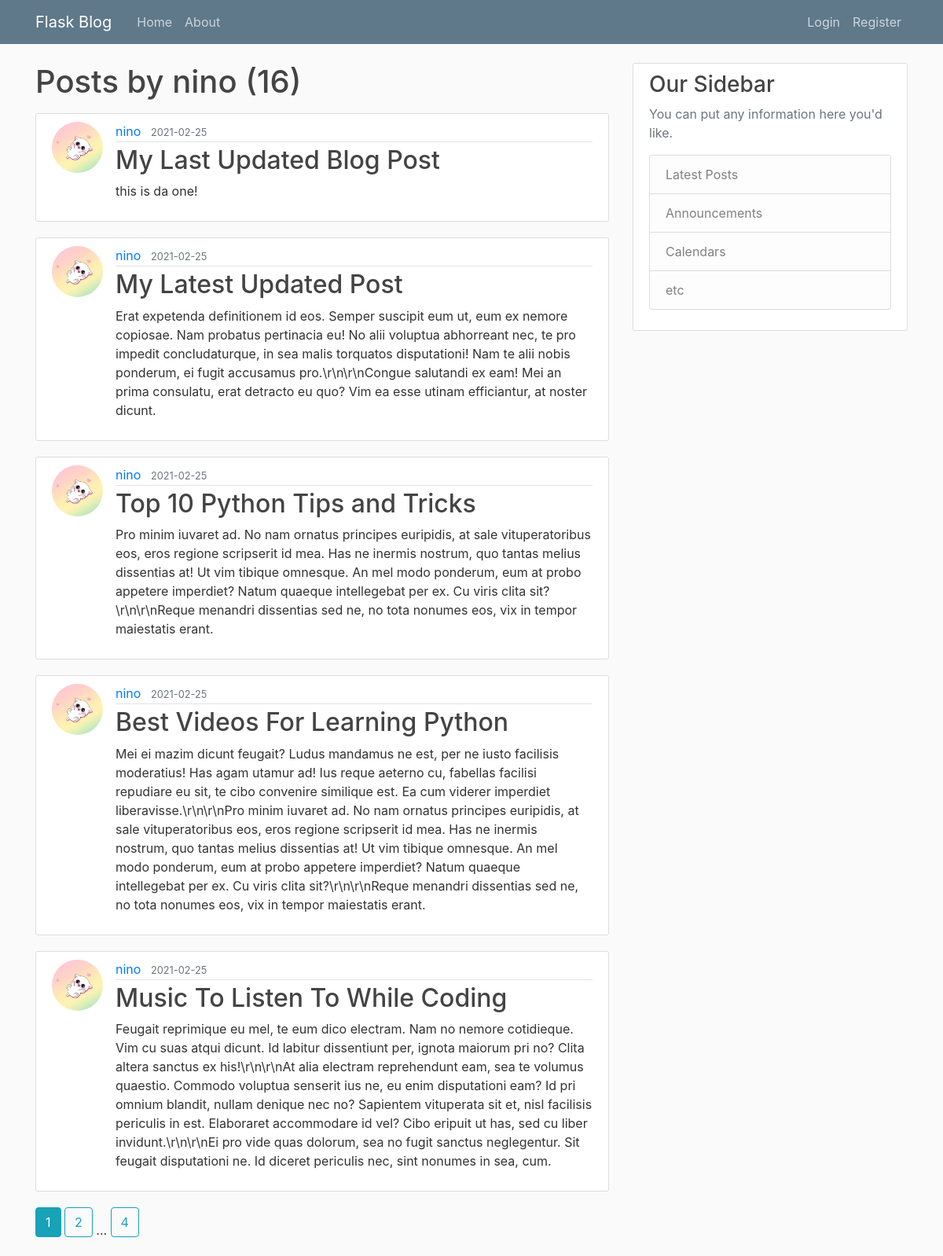
The app's page /user/nino with its own data.
### flaskblog/models.py (models this page shows, shortened)
class User(db.Model, UserMixin):
    id = db.Column(db.Integer, primary_key=True)
    username = db.Column(db.String(20), unique=True, nullable=False)
    email = db.Column(db.String(120), unique=True, nullable=False)
    image_file = db.Column(db.String(20), nullable=False, default='default.jpg')
    password = db.Column(db.String(60), nullable=False)
    posts = db.relationship('Post', backref='author', lazy=True)

class Post(db.Model):
    id = db.Column(db.Integer, primary_key=True)
    title = db.Column(db.String(100), nullable=False)
    date_posted = db.Column(db.DateTime, nullable=False, default=datetime.utcnow)
    content = db.Column(db.Text, nullable=False)
    user_id = db.Column(db.Integer, db.ForeignKey('user.id'), nullable=False)

### flaskblog/users/routes.py (the view)
@users.route('/user/<string:username>')
def user_posts(username):
    page = request.args.get('page', 1, type=int)
    user = User.query.filter_by(username=username).first_or_404()
    posts = Post.query.filter_by(author=user)\
        .order_by(Post.date_posted.desc())\
        .paginate(page=page, per_page=5)
    return render_template('user_posts.html', posts=posts, user=user)

### flaskblog/templates/user_posts.html
{% extends "layout.html" %}
{% block content %}
    <h1 class="mb-3">Posts by {{ user.username }} ({{ posts.total }})</h1>
    {% for post in posts.items %}
        <article class="media content-section">
          <img class="rounded-circle article-img" src="{{ url_for('static', filename='profile_pics/' + post.author.image_file) }}">
          <div class="media-body">
            <div class="article-metadata">
              <a class="mr-2" href="{{ url_for('users.user_posts', username=post.author.username) }}">{{ post.author.username }}</a>
              <small class="text-muted">{{ post.date_posted.strftime('%Y-%m-%d') }}</small>
            </div>
            <h2><a class="article-title" href="{{ url_for('posts.post', post_id=post.id) }}">{{ post.title }}</a></h2>
            <p class="article-content">{{ post.content }}</p>
          </div>
        </article>
    {% endfor %}
    {% for page_num in posts.iter_pages(left_edge=1, right_edge=1, left_current=1, right_current=2) %}
      {% if page_num %}
        {% if posts.page == page_num %}
          <a class="btn btn-info mb-4" href="{{ url_for('users.user_posts', username=user.username, page=page_num) }}">{{ page_num }}</a>
        {% else %}
          <a class="btn btn-outline-info mb-4" href="{{ url_for('users.user_posts', username=user.username, page=page_num) }}">{{ page_num }}</a>
        {% endif %}
      {% else %}
        ...
      {% endif %}
    {% endfor %}
{% endblock content %}

### flaskblog/static/main.css (style rules this page uses)
body { background: #fafafa; color: #333333; margin-top: 5rem; }
h1, h2, h3, h4, h5, h6 { color: #444444; }
.content-section { background: #ffffff; padding: 10px 20px; border: 1px solid #dddddd; border-radius: 3px; margin-bottom: 20px; }
.article-title { color: #444444; }
.article-content { white-space: pre-line; }
.article-img { height: 65px; width: 65px; margin-right: 16px; }
.article-metadata { padding-bottom: 1px; margin-bottom: 4px; border-bottom: 1px solid #e3e3e3 }

### records on screen
User: username "nino"
Post: image_file (picture), author.username "nino", date_posted "2021-02-25", title "My Last Updated Blog Post", content "this is da one!"
Post: image_file (picture), author.username "nino", date_posted "2021-02-25", title "My Latest Updated Post", content "Erat expetenda definitionem id eos. Semper suscipit eum ut, eum ex nemore copiosae. Nam probatus pertinacia eu! No alii voluptua abhorreant nec, te pro impedit concludaturque, in sea malis torquatos disputationi! Nam te alii nobis ponderum, ei fugit accusamus pro.\\r\\n\\r\\nCongue salutandi ex eam! Mei an prima consulatu, erat detracto eu quo? Vim ea esse utinam efficiantur, at noster dicunt."
Post: image_file (picture), author.username "nino", date_posted "2021-02-25", title "Top 10 Python Tips and Tricks", content "Pro minim iuvaret ad. No nam ornatus principes euripidis, at sale vituperatoribus eos, eros regione scripserit id mea. Has ne inermis nostrum, quo tantas melius dissentias at! Ut vim tibique omnesque. An mel modo ponderum, eum at probo appetere imperdiet? Natum quaeque intellegebat per ex. Cu viris clita sit?\\r\\n\\r\\nReque menandri dissentias sed ne, no tota nonumes eos, vix in tempor maiestatis erant."
Post: image_file (picture), author.username "nino", date_posted "2021-02-25", title "Best Videos For Learning Python", content "Mei ei mazim dicunt feugait? Ludus mandamus ne est, per ne iusto facilisis moderatius! Has agam utamur ad! Ius reque aeterno cu, fabellas facilisi repudiare eu sit, te cibo convenire similique est. Ea cum viderer imperdiet liberavisse.\\r\\n\\r\\nPro minim iuvaret ad. No nam ornatus principes euripidis, at sale vituperatoribus eos, eros regione scripserit id mea. Has ne inermis nostrum, quo tantas melius dissentias at! Ut vim tibique omnesque. An mel modo ponderum, eum at probo appetere imperdiet? Natum quaeque intellegebat per ex. Cu viris clita sit?\\r\\n\\r\\nReque menandri dissentias sed ne, no tota nonumes eos, vix in tempor maiestatis erant."
Post: image_file (picture), author.username "nino", date_posted "2021-02-25", title "Music To Listen To While Coding", content "Feugait reprimique eu mel, te eum dico electram. Nam no nemore cotidieque. Vim cu suas atqui dicunt. Id labitur dissentiunt per, ignota maiorum pri no? Clita altera sanctus ex his!\\r\\n\\r\\nAt alia electram reprehendunt eam, sea te volumus quaestio. Commodo voluptua senserit ius ne, eu enim disputationi eam? Id pri omnium blandit, nullam denique nec no? Sapientem vituperata sit et, nisl facilisis periculis in est. Elaboraret accommodare id vel? Cibo eripuit ut has, sed cu liber invidunt.\\r\\n\\r\\nEi pro vide quas dolorum, sea no fugit sanctus neglegentur. Sit feugait disputationi ne. Id diceret periculis nec, sint nonumes in sea, cum."

### other values on screen
{{ posts.total }} "16"
{{ page_num }} "1"
{{ page_num }} "2" "4"
